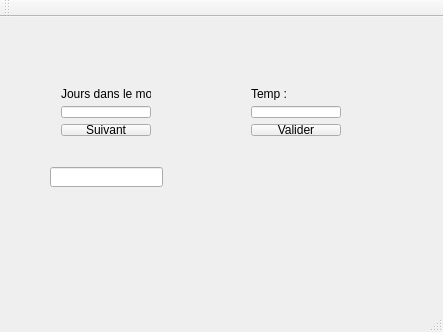
<?xml version="1.0" encoding="UTF-8"?>
<ui version="4.0">
 <class>Appsigne</class>
 <widget class="QMainWindow" name="Appsigne">
  <property name="geometry">
   <rect>
    <x>0</x>
    <y>0</y>
    <width>443</width>
    <height>332</height>
   </rect>
  </property>
  <property name="windowTitle">
   <string>Appsigne</string>
  </property>
  <widget class="QWidget" name="centralWidget">
   <widget class="QWidget" name="layoutWidget">
    <property name="geometry">
     <rect>
      <x>50</x>
      <y>60</y>
      <width>112</width>
      <height>70</height>
     </rect>
    </property>
    <layout class="QVBoxLayout" name="verticalLayout">
     <item>
      <widget class="QLabel" name="lnbJourMois">
       <property name="text">
        <string>Jours dans le mois</string>
       </property>
      </widget>
     </item>
     <item>
      <widget class="QLineEdit" name="lENbJourMois"/>
     </item>
     <item>
      <widget class="QPushButton" name="pbSuivant">
       <property name="text">
        <string>Suivant</string>
       </property>
      </widget>
     </item>
    </layout>
   </widget>
   <widget class="QWidget" name="layoutWidget">
    <property name="geometry">
     <rect>
      <x>240</x>
      <y>60</y>
      <width>112</width>
      <height>70</height>
     </rect>
    </property>
    <layout class="QVBoxLayout" name="verticalLayout_2">
     <item>
      <widget class="QLabel" name="lTemp">
       <property name="text">
        <string>Temp :</string>
       </property>
      </widget>
     </item>
     <item>
      <widget class="QLineEdit" name="lETemp">
       <property name="text">
        <string/>
       </property>
      </widget>
     </item>
     <item>
      <widget class="QPushButton" name="pBValider">
       <property name="text">
        <string>Valider</string>
       </property>
      </widget>
     </item>
    </layout>
   </widget>
   <widget class="QLineEdit" name="laff">
    <property name="geometry">
     <rect>
      <x>50</x>
      <y>150</y>
      <width>113</width>
      <height>20</height>
     </rect>
    </property>
   </widget>
  </widget>
  <widget class="QMenuBar" name="menuBar">
   <property name="geometry">
    <rect>
     <x>0</x>
     <y>0</y>
     <width>443</width>
     <height>20</height>
    </rect>
   </property>
  </widget>
  <widget class="QToolBar" name="mainToolBar">
   <attribute name="toolBarArea">
    <enum>TopToolBarArea</enum>
   </attribute>
   <attribute name="toolBarBreak">
    <bool>false</bool>
   </attribute>
  </widget>
  <widget class="QStatusBar" name="statusBar"/>
 </widget>
 <layoutdefault spacing="6" margin="11"/>
 <resources/>
 <connections/>
</ui>
